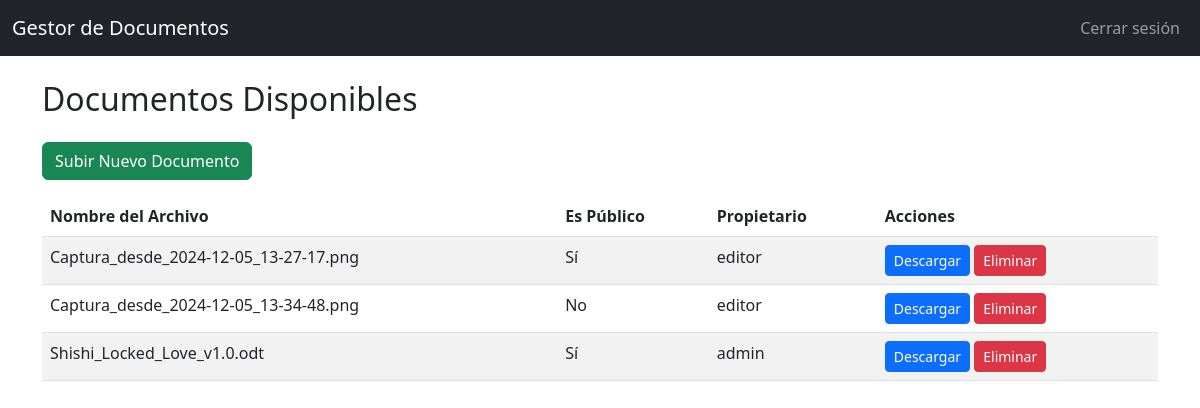
The page /index (signed in) on the database its author committed.
### app/models.py (models this page shows, shortened)
class Document(db.Model):
    id = db.Column(db.Integer, primary_key=True)
    filename = db.Column(db.String(200), nullable=False)
    path = db.Column(db.String(500), nullable=False)
    created_at = db.Column(db.DateTime, default=datetime.utcnow, nullable=False)
    is_public = db.Column(db.Boolean, default=False, nullable=False)
    owner_id = db.Column(db.Integer, db.ForeignKey('user.id'))
    owner = db.relationship('User', backref='documents', lazy=True)
    access_rights = db.relationship('DocumentAccess', back_populates='document')

class User(UserMixin, db.Model):
    id = db.Column(db.Integer, primary_key=True)
    username = db.Column(db.String(150), unique=True, nullable=False)
    email = db.Column(db.String(120), unique=True, nullable=False)
    phone = db.Column(db.String(20), nullable=True)
    password_hash = db.Column(db.String(150), nullable=False)
    role_id = db.Column(db.Integer, db.ForeignKey('role.id'), nullable=False)
    role = db.relationship('Role', back_populates='users')

### app/routes.py (the view)
@bp.route('/index')
@login_required
def index():
    files = []
    if current_user.role.name == 'Lector':
        documents = Document.query.filter_by(is_public=True).all()
        files = [(doc.filename, doc.is_public, doc.owner.username) for doc in documents]
    elif current_user.role.name == 'Editor':
        documents = Document.query.filter((Document.is_public == True) | (Document.owner_id == current_user.id)).all()
        files = [(doc.filename, doc.is_public, doc.owner.username) for doc in documents]
    elif current_user.role.name == 'Administrador':
        documents = Document.query.all()
        files = [(doc.filename, doc.is_public, doc.owner.username) for doc in documents]
    return render_template('index.html', files=files)

### app/__init__.py (called while the page is built)
def create_app():
    app = Flask(__name__)
    app.config.from_object(Config)
    db.init_app(app)
    login_manager.init_app(app)
    from app.models import User
    @login_manager.user_loader
    def load_user(user_id):
        return User.query.get(int(user_id))
    from app import routes
    app.register_blueprint(routes.bp)
    return app

### app/templates/index.html
{% extends "base.html" %}
{% block content %}
<div class="row">
    <div class="col-md-12">
        <h2 class="mb-4">Documentos Disponibles</h2>
        {% if current_user.role.name == 'Editor' or current_user.role.name == 'Administrador' %}
        <a href="{{ url_for('routes.upload') }}" class="btn btn-success mb-3">Subir Nuevo Documento</a>
        {% endif %}
        {% if files %}
        <table class="table table-striped">
            <thead>
                <tr>
                    <th>Nombre del Archivo</th>
                    <th>Es Público</th>
                    <th>Propietario</th>
                    <th>Acciones</th>
                </tr>
            </thead>
            <tbody>
                {% for file, is_public, owner_name in files %}
                <tr>
                    <td>{{ file }}</td>
                    <td>{{ 'Sí' if is_public else 'No' }}</td>
                    <td>{{ owner_name }}</td>
                    <td>
                        <a href="{{ url_for('routes.download_file', filename=file) }}" class="btn btn-primary btn-sm">Descargar</a>
                        {% if current_user.role.name == 'Administrador' or owner_name == current_user.username %}
                        <form method="POST" action="{{ url_for('routes.delete', filename=file) }}" class="d-inline">
                            <button type="submit" class="btn btn-danger btn-sm">Eliminar</button>
                        </form>
                        {% endif %}
                    </td>
                </tr>
                {% endfor %}
            </tbody>
        </table>
        {% else %}
        <p>No hay documentos disponibles.</p>
        {% endif %}
    </div>
</div>
{% endblock %}

### rows shown on the page
Document: files "Captura_desde_2024-12-05_13-27-17.png"
User: files "editor" "editor"
Document: files "Captura_desde_2024-12-05_13-34-48.png"
Document: files "Shishi_Locked_Love_v1.0.odt"
User: files "admin"

### other values the page prints
{{ 'Sí' if is_public else 'No' }} "Sí" "No" "Sí"
